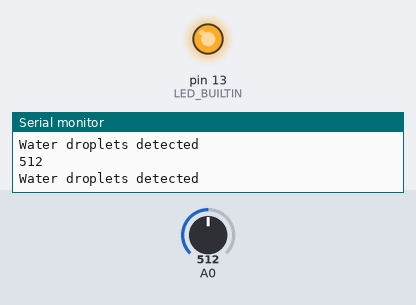
This sketch was run on a simulated Arduino Uno, built with avr-gcc and run on an emulated ATmega328P. On the bench: output pins drawn as LEDs (lit = HIGH), the last lines printed to the serial monitor. Inputs (shaded band) come from the test bench; at power-on: A0 = 512.

Above: at 1.8 s.
1.9 s: A0 set to 30
3.4 s: A0 set to 23
At 4.7 s:
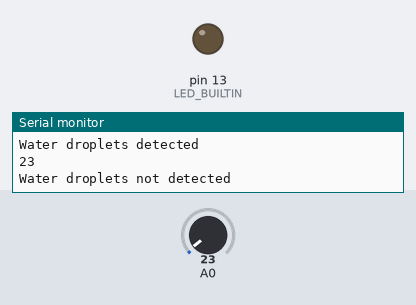
5.5 s: A0 set to 122
At 7.2 s:
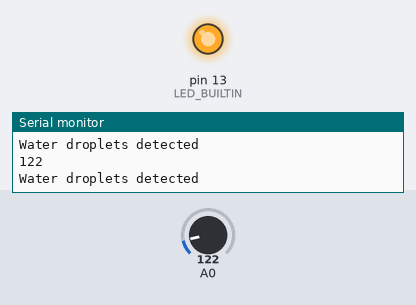
7.5 s: A0 set to 17
At 9.0 s:
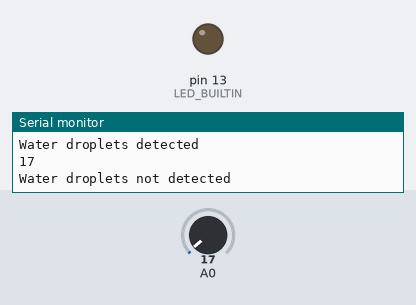
Timing chart, 0 to 10.5 s (numbered marks = the images above; inputs shaded):
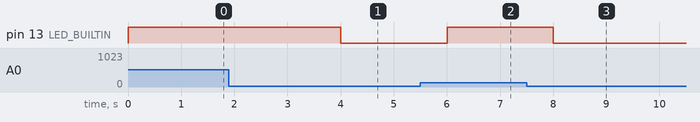

The sketch:

Rain-Detector.ino
```cpp
void setup(){
    pinMode(LED_BUILTIN, OUTPUT);
    Serial.begin(9600);
}

void loop(){
    int value = analogRead(A0);
    Serial.println(value);
    if(value<27){
        Serial.println("Water droplets not detected");
        digitalWrite(LED_BUILTIN, LOW);
    }
    else{
        Serial.println("Water droplets detected");
        digitalWrite(LED_BUILTIN, HIGH);
    }
    delay(1000);
}
```

Measured:
- the behaviour switches between 27 and 26 on A0 (found by bisection; images 0 and 1)
- after the input at 3.4 s, pin 13 (LED_BUILTIN): HIGH → LOW after 0.60 s
- after the input at 5.5 s, pin 13 (LED_BUILTIN): LOW → HIGH after 0.50 s
- after the input at 7.5 s, pin 13 (LED_BUILTIN): HIGH → LOW after 0.50 s
